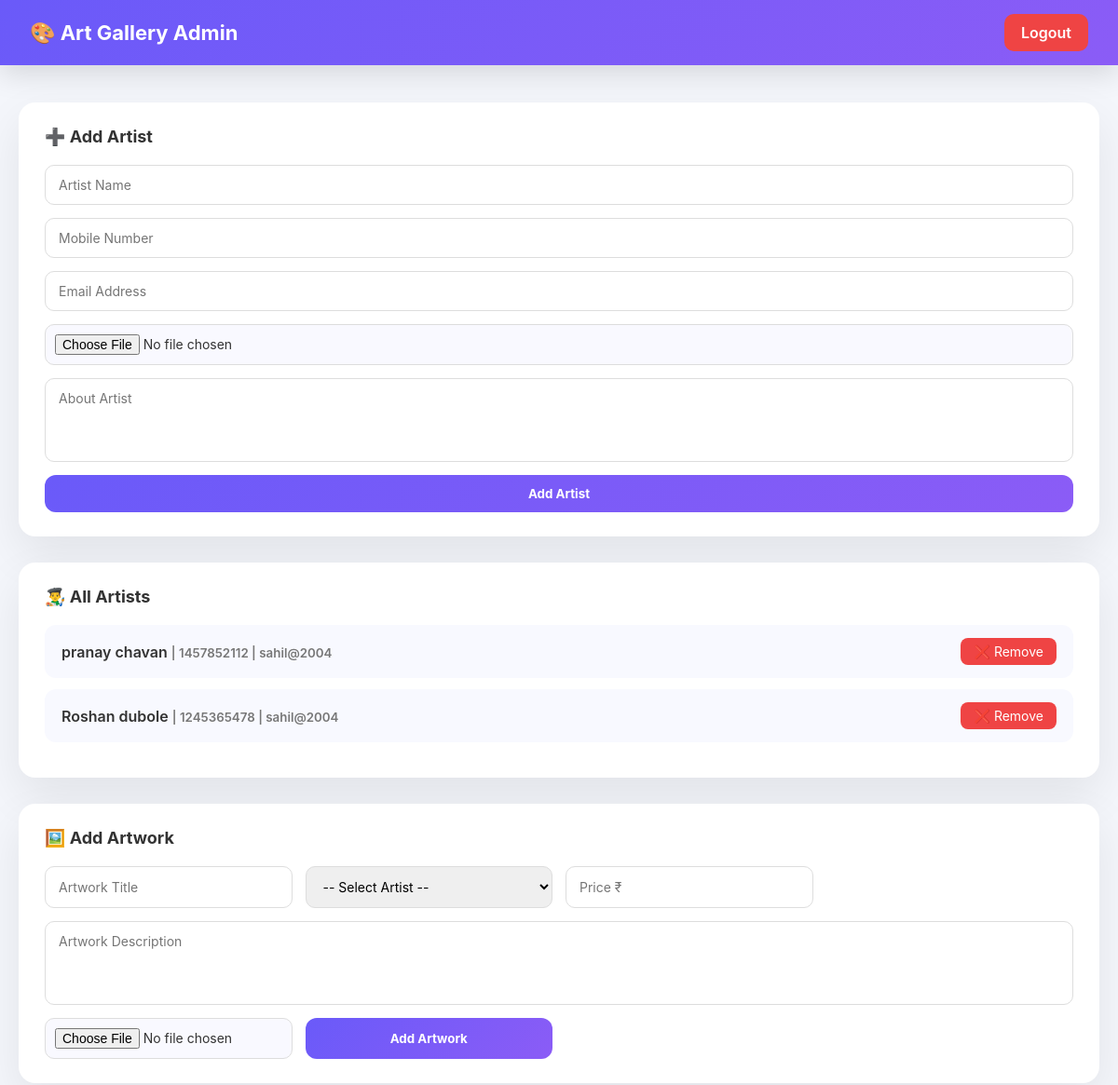
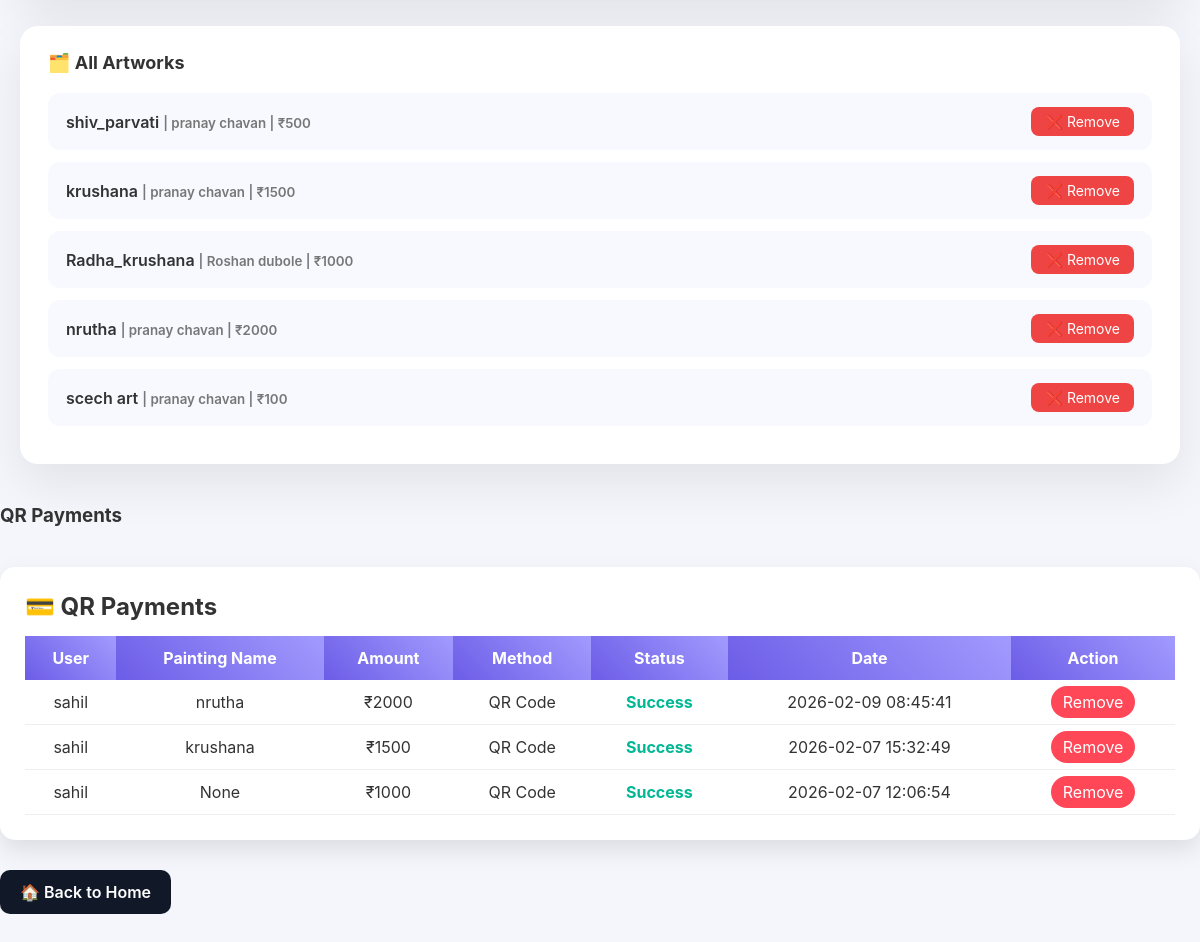
The page /admin (signed in) on the database its author committed (2 pictures, top to bottom).
### tables this page shows
CREATE TABLE artists (
                id INTEGER PRIMARY KEY AUTOINCREMENT,
                name TEXT,
                bio TEXT,
                mobile TEXT,
                email TEXT,
                photo TEXT
            );

CREATE TABLE artworks (
                id INTEGER PRIMARY KEY AUTOINCREMENT,
                title TEXT,
                artist_id INTEGER,
                price INTEGER,
                description TEXT,
                image TEXT
            );

CREATE TABLE payments (
                id INTEGER PRIMARY KEY AUTOINCREMENT,
                username TEXT,
                amount INTEGER,
                payment_method TEXT,
                status TEXT,
                date TIMESTAMP DEFAULT CURRENT_TIMESTAMP
            , art_name TEXT);

### app.py (the view)
@app.route("/admin")
def admin():
    if session.get("role") != "admin":
        return redirect(url_for("login"))
    with get_db_connection() as db:
        return render_template(
            "admin.html",
            requests=db.execute(
                "SELECT * FROM requests WHERE status='pending'"
            ).fetchall(),
            artists=db.execute(
                "SELECT * FROM artists"
            ).fetchall(),
            artworks=db.execute("""
                SELECT artworks.*, artists.name
                FROM artworks
                JOIN artists ON artworks.artist_id = artists.id
            """).fetchall(),
            payments=db.execute(
                "SELECT * FROM payments ORDER BY date DESC"
            ).fetchall()
        )

### database.py (called while the page is built)
def get_db_connection():
    conn = sqlite3.connect(DB_NAME)
    conn.row_factory = sqlite3.Row
    return conn

### templates/admin.html (shortened to what this page needs)
<!DOCTYPE html>
<html lang="en">
<head>
    <link rel="stylesheet" href="{{ url_for('static', filename='admin.css') }}">
</head>
<body>
<div class="navbar">
    <h2>🎨 Art Gallery Admin</h2>
    <a href="{{ url_for('logout') }}" class="btn danger">Logout</a>
</div>
<div class="container">
    <div class="card">
        <h3>➕ Add Artist</h3>
        <form method="POST" action="{{ url_for('add_artist') }}" enctype="multipart/form-data">
            <input type="text" name="name" placeholder="Artist Name" required>
            <input type="text" name="mobile" placeholder="Mobile Number">
            <input type="email" name="email" placeholder="Email Address">
            <input type="file" name="photo" accept="image/*">
            <textarea name="bio" placeholder="About Artist"></textarea>
            <button type="submit" class="btn primary">Add Artist</button>
        </form>
    </div>
    <div class="card">
        <h3>👨‍🎨 All Artists</h3>
        {% if artists %}
            {% for artist in artists %}
                <div class="request-box">
                    <span>
                        {{ artist.name }}
                        <small style="color:#777;">
                            | {{ artist.mobile or "N/A" }} | {{ artist.email or "N/A" }}
                        </small>
                    </span>
                    <a href="{{ url_for('delete_artist', artist_id=artist.id) }}"
                       class="btn danger"
                       onclick="return confirm('Are you sure you want to delete this artist?')">
                       ❌ Remove
                    </a>
                </div>
            {% endfor %}
        {% else %}
            <p class="muted">No artists added yet.</p>
        {% endif %}
    </div>
    <div class="card">
        <h3>🖼️ Add Artwork</h3>
        <form action="{{ url_for('add_artwork') }}"
              method="post"
              enctype="multipart/form-data"
              class="grid-form">
            <input type="text" name="art_title" placeholder="Artwork Title" required>
            <select name="artist_id" required>
                <option value="">-- Select Artist --</option>
            </select>
            <input type="number" name="price" placeholder="Price ₹" required>
            <textarea name="description" placeholder="Artwork Description"></textarea>
            <input type="file" name="art_image" accept="image/*" required>
            <button class="btn primary">Add Artwork</button>
        </form>
    </div>
    <div class="card">
        <h3>🗂️ All Artworks</h3>
        {% if artworks %}
            {% for art in artworks %}
                <div class="request-box">
                    <span>
                        {{ art.title }}
                        <small style="color:#777;">
                            | {{ art.name }} | ₹{{ art.price }}
                        </small>
                    </span>
                    <a href="{{ url_for('delete_artwork', art_id=art.id) }}"
                       class="btn danger"
                       onclick="return confirm('Delete this artwork?')">
                       ❌ Remove
                    </a>
                </div>
            {% endfor %}
        {% else %}
            <p class="muted">No artworks added yet.</p>
        {% endif %}
    </div>
</div>
<h3>QR Payments</h3>
<div class="payments-section">
    <h2>💳 QR Payments</h2>
    <table class="payment-table">
    <thead>
        <tr>
            <th>User</th>
            <th>Painting Name</th>
            <th>Amount</th>
            <th>Method</th>
            <th>Status</th>
            <th>Date</th>
            <th>Action</th>
        </tr>
    </thead>
    <tbody>
    {% for pay in payments %}
        <tr>
            <td>{{ pay.username }}</td>
            <td>{{ pay.art_name }}</td>
            <td>₹{{ pay.amount }}</td>
            <td>{{ pay.payment_method }}</td>
            <td class="success-status">{{ pay.status }}</td>
            <td>{{ pay.date }}</td>
            <td>
                <a href="{{ url_for('delete_payment', payment_id=pay.id) }}"
                   class="delete-btn">
                    Remove
                </a>
            </td>
        </tr>
    {% endfor %}
    </tbody>
</table>
</div>
<a href="{{ url_for('home') }}" class="btn-home">🏠 Back to Home</a>
</body>
</html>

### static/admin.css (style rules this page uses)
* { margin: 0; padding: 0; box-sizing: border-box; font-family: "Inter", "Segoe UI", sans-serif; }
body { background: #f4f6fb; color: #333; }
.navbar { height: 70px; background: linear-gradient(135deg, #6a5af9, #8b5cf6); color: #fff; padding: 0 32px; display: flex; align-items: center; justify-content: space-between; box-shadow: 0 10px 30px rgba(0,0,0,0.12); }
.navbar h2 { font-size: 22px; font-weight: 700; }
.navbar .btn { background: #ff5c5c; padding: 10px 18px; border-radius: 10px; color: white; text-decoration: none; font-weight: 600; transition: 0.3s; }
.container { max-width: 1200px; margin: 40px auto; padding: 0 20px; display: grid; grid-template-columns: 1fr; gap: 28px; }
.card { background: #ffffff; border-radius: 18px; padding: 26px 28px; box-shadow: 0 20px 50px rgba(0,0,0,0.08); transition: transform 0.3s ease; }
.card h3 { font-size: 18px; font-weight: 700; margin-bottom: 20px; }
.request-box { background: #f8f9ff; border-radius: 12px; padding: 14px 18px; margin-bottom: 12px; display: flex; justify-content: space-between; align-items: center; }
.request-box span { font-weight: 600; }
.request-box .btn { padding: 6px 14px; border-radius: 8px; font-size: 14px; margin-left: 6px; }
.btn.danger { background: #ef4444; color: white; text-decoration: none; }
form { display: grid; gap: 14px; }
input, select, textarea { width: 100%; padding: 12px 14px; border-radius: 10px; border: 1px solid #ddd; font-size: 14px; transition: 0.25s; }
textarea { resize: none; min-height: 90px; }
input[type="file"] { padding: 10px; background: #f9f9ff; cursor: pointer; }
.btn.primary { background: linear-gradient(135deg, #6a5af9, #8b5cf6); color: white; border: none; padding: 12px 20px; border-radius: 12px; font-weight: 700; cursor: pointer; transition: 0.3s; }
.grid-form { display: grid; grid-template-columns: repeat(auto-fit, minmax(220px, 1fr)); gap: 14px; }
.grid-form textarea { grid-column: 1 / -1; }
.btn-home { display: inline-block; margin: 30px auto; background: #111827; color: white; padding: 12px 20px; border-radius: 10px; text-decoration: none; font-weight: 600; }
.payments-section { margin-top: 40px; background: #ffffff; padding: 25px; border-radius: 15px; box-shadow: 0 10px 25px rgba(0,0,0,0.1); }
.payment-table { width: 100%; border-collapse: collapse; margin-top: 15px; }
.payment-table th { background: linear-gradient(45deg, #6c5ce7, #a29bfe); color: white; padding: 12px; text-align: center; }
.payment-table td { padding: 12px; text-align: center; border-bottom: 1px solid #eee; }
.success-status { color: #00b894; font-weight: bold; }
.delete-btn { background: #ff4757; color: white; padding: 6px 12px; border-radius: 20px; text-decoration: none; transition: 0.3s; }

### rows shown on the page
artists: name "pranay chavan", mobile "1457852112", email "sahil@2004"
artists: name "Roshan dubole", mobile "1245365478", email "sahil@2004"
artworks: title "shiv_parvati", name "pranay chavan", price "500"
artworks: title "krushana", name "pranay chavan", price "1500"
artworks: title "Radha_krushana", name "Roshan dubole", price "1000"
artworks: title "nrutha", name "pranay chavan", price "2000"
artworks: title "scech art", name "pranay chavan", price "100"
payments: username "sahil", art_name "nrutha", amount "2000", payment_method "QR Code", status "Success", date "2026-02-09 08:45:41"
payments: username "sahil", art_name "krushana", amount "1500", payment_method "QR Code", status "Success", date "2026-02-07 15:32:49"
payments: username "sahil", art_name "None", amount "1000", payment_method "QR Code", status "Success", date "2026-02-07 12:06:54"
